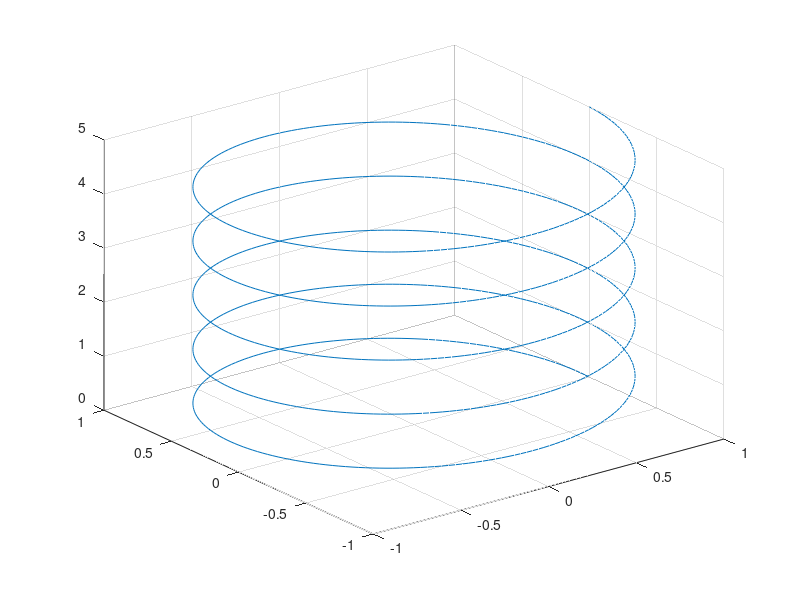

Reproduce this figure in MATLAB.
% SROUBOVICE 3D GRAF

clear all;
clc;

t=linspace(0,10*pi, 1000);      % generovani parametru casu
r=1;                            % polomer
b=1/(2*pi);                     % vyska zavitu
z=b*t;                          % vyska sroubovice

% vypocet parametru x,y sroubovice
x=r*cos(t);
y=r*sin(t);

% 3D vykresleni
plot3(x,y,z)
grid on;